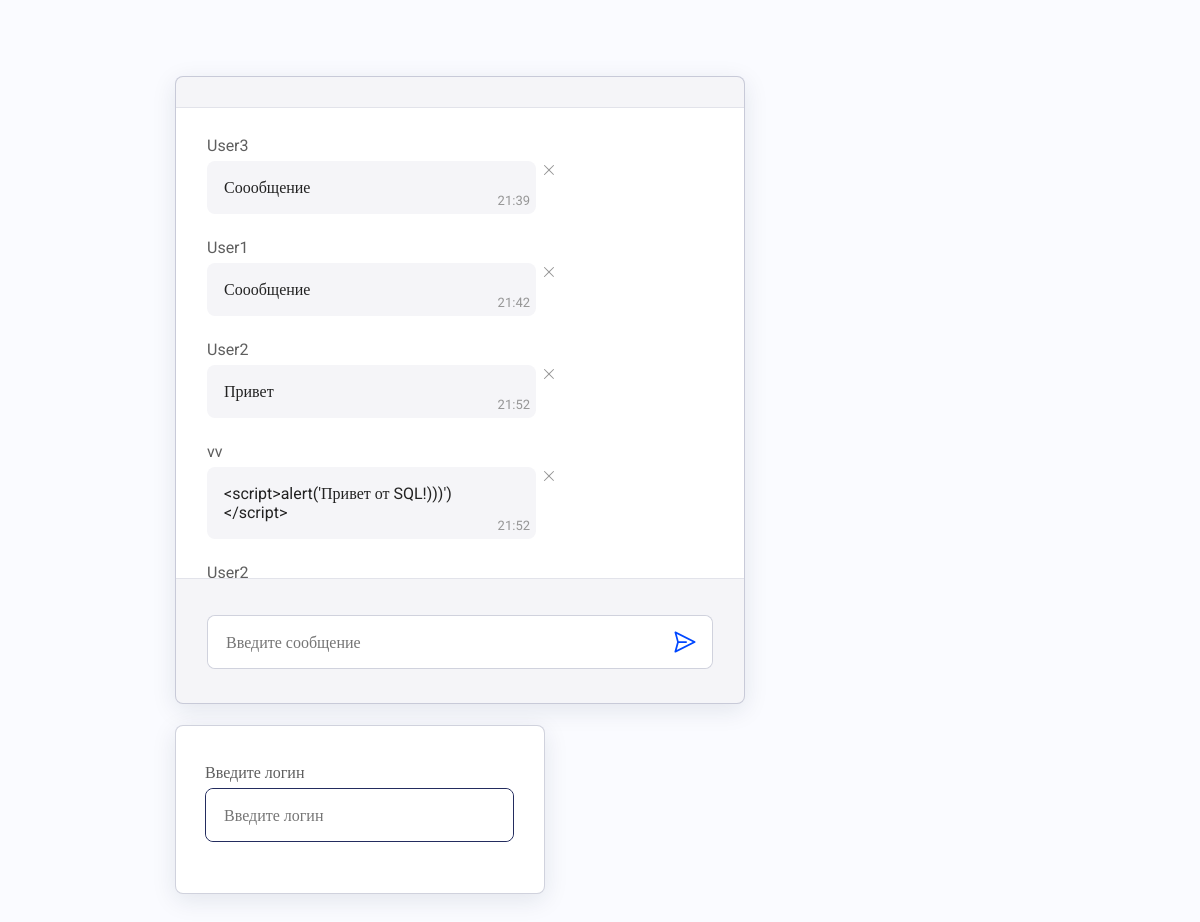
The page / on the database its author committed.
### tables this page shows
CREATE TABLE `message` (
  `id` int(20) NOT NULL,
  `name` text NOT NULL,
  `content` text NOT NULL,
  `time` text NOT NULL DEFAULT current_timestamp()
);

### connect.php (called while the page is built, shortened)
<?php
	$db_host = "127.0.0.1";
    $db_user = "root";
    $db_password = "root";
    $db_base = "my_bd";
    $db = new PDO("mysql:host=$db_host;dbname=$db_base", $db_user, $db_password);
    $db->exec("SET NAMES utf8");
	if (!isset($_POST['name']) && !isset($_POST['content']) && !isset($_POST['time'])){
    	$data = array('name' => $name, 'content' => $content, 'time' => $time);
    	$query = $db->prepare("SELECT * FROM message");
		$query->execute($data);
		return $mess = $query->fetchAll();
	}
 ?>

### index.php (the view, shortened to what this page needs)
<?php
	require_once 'connect.php';
	$key="1ab549775912f1a77d6738bffb54c47256ec49d48f57d842480e778303ebd9af76e3ccb6bc5ce793";
	$method = "AES-192-CBC";
 ?>
<!DOCTYPE html>
<html lang="en">
<head>
	<link rel="stylesheet" href="style.css" media="all">
</head>
<body>
<form method="POST" onsubmit="call()">
	<div class="wrappen">
		<div class="mess">
			<div class="mess_scroll">
			<div class="mess_content">
				<?php foreach ($mess as $k => $value):
					$content = openssl_decrypt($value['content'], $method, $key);
					?>
					<div class="container_content">
						<div class="content_name"><?=nl2br(htmlspecialchars($value['name']))?></div>
						<div class="content_box">
							<div class="content_box_text">
								<div class="content_text"><?=nl2br(htmlspecialchars($content))?></div>
								<div class="text_time"><?=(explode(":", explode(" ", $value['time'])[1])[0]).':'.(explode(":", explode(" ", $value['time'])[1])[1])?></div>
							</div>
							<button type="submit" class="delete_icon" onclick="countDelete(<?=$value['id']?>)">
								<image src="img/delete.svg">
							</button>
						</div>
					</div>
				<?php endforeach; ?>
			</div>
			</div>
			<div class="mess_input">
				<input type="text" name="query" placeholder="Введите сообщение">
				<button type="submit" class="query_icon">
					<image src="img/query.svg">
				</button>
			</div>
		</div>
		<div class="user">
			<div class="user_title">Введите логин</div>
			<div class="user_name">
				<input type="text" name="user" placeholder="Введите логин">
			</div>
		</div>
	</div>
</form>
</body>
</html>

### style.css (style rules this page uses)
input { outline: 0; border: none; font-family: 'Roboto'; font-style: normal; font-weight: 400; font-size: 16px; line-height: 19px; padding-left: 18px; color: #222222; height: 52px; border-radius: 8px; width: 100%; }
html,body { background: #FAFBFF; color: #5E5E5E; font-family: 'Roboto'; font-style: normal; font-weight: 400; font-size: 16px; line-height: 19px; margin: auto 0; }
.wrappen { margin: 76px 110px; display: flex; flex-wrap: wrap; }
.mess,.user { display: flex; margin: 0 65px; flex-direction: column; border: 1px solid rgba(35, 44, 94, 0.21); box-shadow: 0px 6px 25px rgba(19, 35, 68, 0.1); border-radius: 8px; height: 100%; }
.mess { background: #F5F5F8; width: 570px; }
.user { margin-top: 21px; background: #FFFFFF; padding: 37px 30px 51px 29px; width: 370px; }
.mess_content { height: 470px; display: flex; flex-direction: column; overflow-y: scroll; }
.mess_scroll { margin-top: 30px; border-top: 1px solid rgba(35, 44, 94, 0.13); border-bottom: 1px solid rgba(35, 44, 94, 0.13); padding-right: 11px; background: #FFFFFF; }
.mess_input { margin: 36px 31px 34px 31px; background: #FFFFFF; border: 1px solid rgba(35, 44, 94, 0.21); border-radius: 8px; position: relative; display: flex; align-items: center; }
.query_icon { border: none; position: absolute; right: 13px; padding: 0px; background: none; width: 28px; height: 28px; }
.user_title { margin-bottom: 6px; }
.user_name { background: #FFFFFF; border: 1px solid #232C5E; border-radius: 8px; }
.container_content { margin-top: 12px; margin-bottom: 12px; margin-left: 31px; width: 351px; }
.content_name { margin-bottom: 6px; }
.content_box { display: flex; flex-direction: row; position: relative; }
.content_box_text { display: flex; flex-direction: row; justify-content: space-between; max-width: 329px; width: 100%; padding: 6px; background: #F5F5F8; border-radius: 8px; }
.content_text { color: #222222; margin: 11px; word-break: break-word; }
.text_time { font-size: 13px; line-height: 15px; color: #969696; display: flex; align-items: flex-end; }
.delete_icon { border: none; position: absolute; right: 0px; padding: 0px; background: none; width: 18px; height: 18px; }

### rows shown on the page
message: name "User3", content "Соообщение", time "21", time "39"
message: name "User1", content "Соообщение", time "21", time "42"
message: name "User2", content "Привет", time "21", time "52"
message: name "vv", content "<script>alert('Привет от SQL!)))')</script>", time "21", time "52"
message: name "User2"
